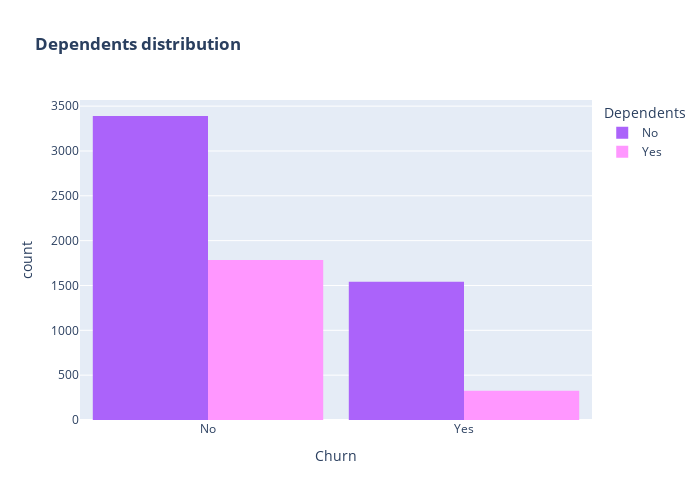

The notebook cell this image was saved under:
### Markdown cell above
- A lot of customers choose the Fiber optic service and it's also evident that the customers who use Fiber optic have high churn rate, this might suggest a dissatisfaction with this type of internet service.
- Customers having DSL service are majority in number and have less churn rate compared to Fibre optic service.

### Code cell
color_map = {"Yes": "#FF97FF", "No": "#AB63FA"}
fig = px.histogram(df, x="Churn", color="Dependents", barmode="group", title="<b>Dependents distribution</b>", color_discrete_map=color_map)
fig.update_layout(width=700, height=500, bargap=0.1)
fig.show()

### Figure 1 — Plotly figure (JSON) as saved in the notebook; plotly's stock layout.template omitted (floating-point values rounded to 4 significant figures; data arrays with more than 128 entries replaced by an {"elided": "..."} marker saying what was removed)
{"data": [{"alignmentgroup": "True", "bingroup": "x", "hovertemplate": "Dependents=No<br>Churn=%{x}<br>count=%{y}<extra></extra>", "legendgroup": "No", "marker": {"color": "#AB63FA", "pattern": {"shape": ""}}, "name": "No", "offsetgroup": "No", "orientation": "v", "showlegend": true, "type": "histogram", "x": {"elided": "4933 str values"}, "xaxis": "x", "yaxis": "y"}, {"alignmentgroup": "True", "bingroup": "x", "hovertemplate": "Dependents=Yes<br>Churn=%{x}<br>count=%{y}<extra></extra>", "legendgroup": "Yes", "marker": {"color": "#FF97FF", "pattern": {"shape": ""}}, "name": "Yes", "offsetgroup": "Yes", "orientation": "v", "showlegend": true, "type": "histogram", "x": {"elided": "2110 str values"}, "xaxis": "x", "yaxis": "y"}], "layout": {"bargap": 0.1, "barmode": "group", "height": 500, "legend": {"title": {"text": "Dependents"}, "tracegroupgap": 0}, "title": {"text": "<b>Dependents distribution</b>"}, "width": 700, "xaxis": {"anchor": "y", "domain": [0, 1], "title": {"text": "Churn"}}, "yaxis": {"anchor": "x", "domain": [0, 1], "title": {"text": "count"}}}}
